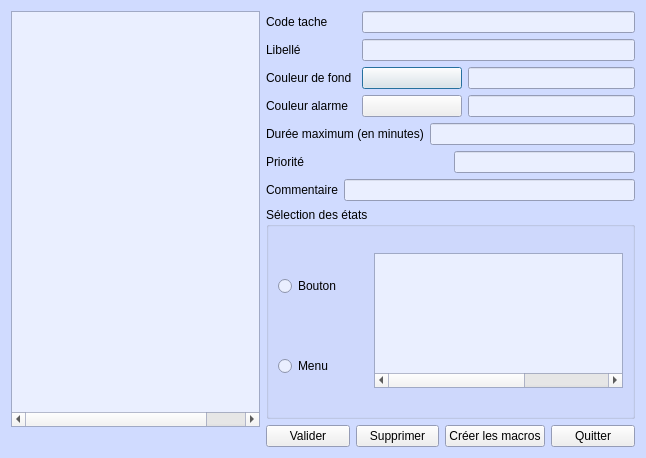
<?xml version="1.0" encoding="UTF-8"?>
<ui version="4.0">
 <class>DlgTache</class>
 <widget class="QDialog" name="DlgTache">
  <property name="geometry">
   <rect>
    <x>0</x>
    <y>0</y>
    <width>646</width>
    <height>458</height>
   </rect>
  </property>
  <property name="palette">
   <palette>
    <active>
     <colorrole role="Base">
      <brush brushstyle="SolidPattern">
       <color alpha="255">
        <red>234</red>
        <green>239</green>
        <blue>255</blue>
       </color>
      </brush>
     </colorrole>
     <colorrole role="Window">
      <brush brushstyle="SolidPattern">
       <color alpha="255">
        <red>208</red>
        <green>219</green>
        <blue>255</blue>
       </color>
      </brush>
     </colorrole>
    </active>
    <inactive>
     <colorrole role="Base">
      <brush brushstyle="SolidPattern">
       <color alpha="255">
        <red>234</red>
        <green>239</green>
        <blue>255</blue>
       </color>
      </brush>
     </colorrole>
     <colorrole role="Window">
      <brush brushstyle="SolidPattern">
       <color alpha="255">
        <red>208</red>
        <green>219</green>
        <blue>255</blue>
       </color>
      </brush>
     </colorrole>
    </inactive>
    <disabled>
     <colorrole role="Base">
      <brush brushstyle="SolidPattern">
       <color alpha="255">
        <red>208</red>
        <green>219</green>
        <blue>255</blue>
       </color>
      </brush>
     </colorrole>
     <colorrole role="Window">
      <brush brushstyle="SolidPattern">
       <color alpha="255">
        <red>208</red>
        <green>219</green>
        <blue>255</blue>
       </color>
      </brush>
     </colorrole>
    </disabled>
   </palette>
  </property>
  <property name="windowTitle">
   <string>Table des tache</string>
  </property>
  <property name="windowIcon">
   <iconset resource="synoptux.qrc">
    <normaloff>:/images/Tache.png</normaloff>:/images/Tache.png</iconset>
  </property>
  <layout class="QGridLayout" name="gridLayout_3">
   <item row="0" column="0">
    <widget class="QTreeWidget" name="treeWidget_Tache">
     <property name="font">
      <font>
       <weight>75</weight>
       <bold>true</bold>
      </font>
     </property>
     <property name="indentation">
      <number>0</number>
     </property>
     <attribute name="headerVisible">
      <bool>false</bool>
     </attribute>
     <column>
      <property name="text">
       <string notr="true">Code</string>
      </property>
      <property name="textAlignment">
       <set>AlignHCenter|AlignVCenter|AlignCenter</set>
      </property>
     </column>
     <column>
      <property name="text">
       <string>Libelle</string>
      </property>
     </column>
     <column>
      <property name="text">
       <string/>
      </property>
      <property name="textAlignment">
       <set>AlignHCenter|AlignVCenter|AlignCenter</set>
      </property>
     </column>
    </widget>
   </item>
   <item row="0" column="1" rowspan="2">
    <layout class="QGridLayout" name="gridLayout_2">
     <item row="0" column="0">
      <layout class="QHBoxLayout" name="horizontalLayout_code">
       <item>
        <widget class="QLabel" name="label_CodeBqe">
         <property name="minimumSize">
          <size>
           <width>90</width>
           <height>0</height>
          </size>
         </property>
         <property name="text">
          <string>Code tache</string>
         </property>
        </widget>
       </item>
       <item>
        <widget class="QLineEdit" name="lineEdit_CodeTache">
         <property name="focusPolicy">
          <enum>Qt::StrongFocus</enum>
         </property>
         <property name="maxLength">
          <number>20</number>
         </property>
        </widget>
       </item>
      </layout>
     </item>
     <item row="1" column="0">
      <layout class="QHBoxLayout" name="horizontalLayout_2">
       <item>
        <widget class="QLabel" name="label_NomBqe">
         <property name="minimumSize">
          <size>
           <width>90</width>
           <height>0</height>
          </size>
         </property>
         <property name="text">
          <string>Libellé</string>
         </property>
        </widget>
       </item>
       <item>
        <widget class="QLineEdit" name="lineEdit_NomTache">
         <property name="maxLength">
          <number>30</number>
         </property>
        </widget>
       </item>
      </layout>
     </item>
     <item row="2" column="0">
      <layout class="QHBoxLayout" name="horizontalLayout_4">
       <item>
        <widget class="QLabel" name="label_coul_b">
         <property name="minimumSize">
          <size>
           <width>90</width>
           <height>0</height>
          </size>
         </property>
         <property name="text">
          <string>Couleur de fond</string>
         </property>
        </widget>
       </item>
       <item>
        <widget class="QPushButton" name="pushButton_CouleurFond">
         <property name="minimumSize">
          <size>
           <width>100</width>
           <height>0</height>
          </size>
         </property>
         <property name="text">
          <string/>
         </property>
        </widget>
       </item>
       <item>
        <widget class="QLineEdit" name="lineEdit_CouleurFondCode"/>
       </item>
      </layout>
     </item>
     <item row="3" column="0">
      <layout class="QHBoxLayout" name="horizontalLayout_5" stretch="0,0,0">
       <item>
        <widget class="QLabel" name="label_coult">
         <property name="minimumSize">
          <size>
           <width>90</width>
           <height>0</height>
          </size>
         </property>
         <property name="text">
          <string>Couleur alarme</string>
         </property>
        </widget>
       </item>
       <item>
        <widget class="QPushButton" name="pushButton_CouleurAlarme">
         <property name="minimumSize">
          <size>
           <width>100</width>
           <height>0</height>
          </size>
         </property>
         <property name="text">
          <string/>
         </property>
        </widget>
       </item>
       <item>
        <widget class="QLineEdit" name="lineEdit_CouleurAlarmeCode"/>
       </item>
      </layout>
     </item>
     <item row="4" column="0">
      <layout class="QHBoxLayout" name="horizontalLayout_7">
       <item>
        <widget class="QLabel" name="label_nbmax">
         <property name="minimumSize">
          <size>
           <width>150</width>
           <height>0</height>
          </size>
         </property>
         <property name="text">
          <string>Durée maximum (en minutes)</string>
         </property>
        </widget>
       </item>
       <item>
        <widget class="QLineEdit" name="lineEdit_DureeMaxi"/>
       </item>
      </layout>
     </item>
     <item row="5" column="0">
      <layout class="QHBoxLayout" name="horizontalLayout_3">
       <item>
        <widget class="QLabel" name="label">
         <property name="sizePolicy">
          <sizepolicy hsizetype="MinimumExpanding" vsizetype="Preferred">
           <horstretch>0</horstretch>
           <verstretch>0</verstretch>
          </sizepolicy>
         </property>
         <property name="text">
          <string>Priorité</string>
         </property>
        </widget>
       </item>
       <item>
        <widget class="QLineEdit" name="lineEdit_Priorite">
         <property name="maximumSize">
          <size>
           <width>200</width>
           <height>16777215</height>
          </size>
         </property>
        </widget>
       </item>
      </layout>
     </item>
     <item row="6" column="0">
      <layout class="QHBoxLayout" name="horizontalLayout_6">
       <item>
        <widget class="QLabel" name="label_2">
         <property name="text">
          <string>Commentaire</string>
         </property>
        </widget>
       </item>
       <item>
        <widget class="QLineEdit" name="lineEdit_Commentaire"/>
       </item>
      </layout>
     </item>
     <item row="7" column="0">
      <widget class="QGroupBox" name="groupBox">
       <property name="minimumSize">
        <size>
         <width>0</width>
         <height>0</height>
        </size>
       </property>
       <property name="title">
        <string>Sélection des états</string>
       </property>
       <layout class="QGridLayout" name="gridLayout">
        <property name="topMargin">
         <number>1</number>
        </property>
        <property name="bottomMargin">
         <number>2</number>
        </property>
        <property name="verticalSpacing">
         <number>0</number>
        </property>
        <item row="0" column="0">
         <widget class="QRadioButton" name="radioButton_Bouton">
          <property name="minimumSize">
           <size>
            <width>90</width>
            <height>0</height>
           </size>
          </property>
          <property name="text">
           <string>Bouton</string>
          </property>
         </widget>
        </item>
        <item row="1" column="0">
         <widget class="QRadioButton" name="radioButton_Menu">
          <property name="text">
           <string>Menu</string>
          </property>
         </widget>
        </item>
        <item row="0" column="1" rowspan="2">
         <widget class="QTreeWidget" name="treeWidget_TacheEtats">
          <property name="minimumSize">
           <size>
            <width>0</width>
            <height>110</height>
           </size>
          </property>
          <property name="selectionMode">
           <enum>QAbstractItemView::MultiSelection</enum>
          </property>
          <property name="indentation">
           <number>5</number>
          </property>
          <attribute name="headerVisible">
           <bool>false</bool>
          </attribute>
          <column>
           <property name="text">
            <string>1</string>
           </property>
          </column>
          <column>
           <property name="text">
            <string>Libelle</string>
           </property>
          </column>
          <column>
           <property name="text">
            <string>Couleur</string>
           </property>
          </column>
          <column>
           <property name="text">
            <string>Selection</string>
           </property>
          </column>
         </widget>
        </item>
       </layout>
      </widget>
     </item>
     <item row="8" column="0">
      <layout class="QHBoxLayout" name="horizontalLayout">
       <item>
        <widget class="QPushButton" name="pushButton_ValidTache">
         <property name="text">
          <string>Valider</string>
         </property>
        </widget>
       </item>
       <item>
        <widget class="QPushButton" name="pushButton_annuler">
         <property name="text">
          <string>Supprimer</string>
         </property>
        </widget>
       </item>
       <item>
        <widget class="QPushButton" name="pushButton_MakeMacro">
         <property name="text">
          <string>Créer les macros</string>
         </property>
        </widget>
       </item>
       <item>
        <widget class="QPushButton" name="pushButton_QuitterTache">
         <property name="text">
          <string>Quitter</string>
         </property>
        </widget>
       </item>
      </layout>
     </item>
    </layout>
   </item>
   <item row="1" column="0">
    <widget class="QLabel" name="label_ImageEuros">
     <property name="text">
      <string/>
     </property>
     <property name="pixmap">
      <pixmap>images/Euros.png</pixmap>
     </property>
    </widget>
   </item>
  </layout>
 </widget>
 <tabstops>
  <tabstop>lineEdit_CodeTache</tabstop>
 </tabstops>
 <resources>
  <include location="synoptux.qrc"/>
 </resources>
 <connections/>
</ui>
